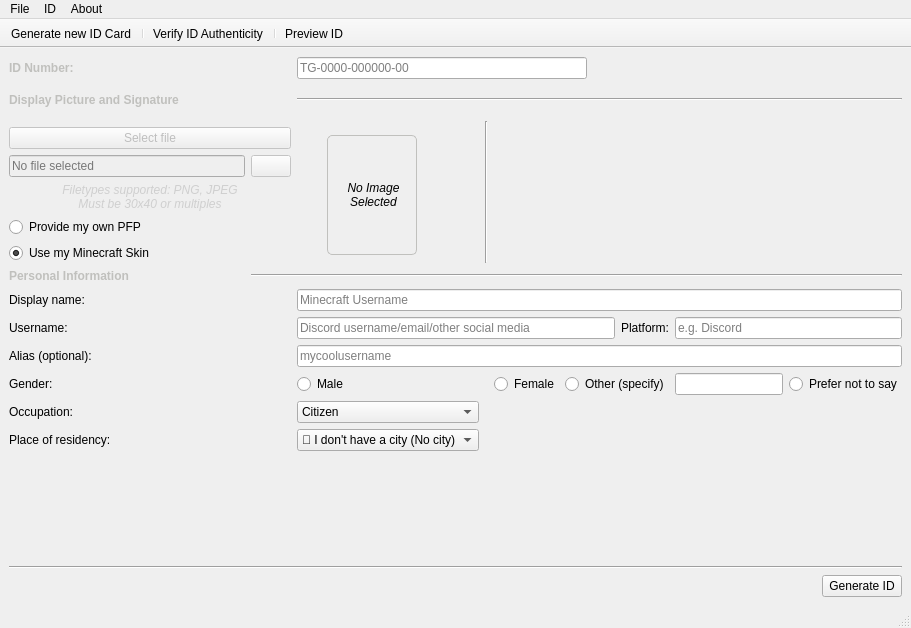
<?xml version="1.0" encoding="UTF-8"?>
<ui version="4.0">
 <class>MainWindow</class>
 <widget class="QMainWindow" name="MainWindow">
  <property name="geometry">
   <rect>
    <x>0</x>
    <y>0</y>
    <width>911</width>
    <height>628</height>
   </rect>
  </property>
  <property name="windowTitle">
   <string>Taiga ID Generator</string>
  </property>
  <property name="styleSheet">
   <string notr="true"/>
  </property>
  <widget class="QWidget" name="centralwidget">
   <layout class="QGridLayout" name="gridLayout">
    <item row="9" column="2" colspan="12">
     <widget class="QLineEdit" name="displayName">
      <property name="placeholderText">
       <string>Minecraft Username</string>
      </property>
     </widget>
    </item>
    <item row="8" column="1" colspan="13">
     <widget class="Line" name="line_2">
      <property name="orientation">
       <enum>Qt::Orientation::Horizontal</enum>
      </property>
     </widget>
    </item>
    <item row="13" column="0">
     <widget class="QLabel" name="label_10">
      <property name="text">
       <string>Occupation:</string>
      </property>
     </widget>
    </item>
    <item row="12" column="0">
     <widget class="QLabel" name="label_9">
      <property name="text">
       <string>Gender:</string>
      </property>
     </widget>
    </item>
    <item row="10" column="0">
     <widget class="QLabel" name="label_8">
      <property name="toolTip">
       <string>It can be anything that identifies you (e.g.: your Discord username)</string>
      </property>
      <property name="text">
       <string>Username:</string>
      </property>
     </widget>
    </item>
    <item row="10" column="7" colspan="2">
     <widget class="QLabel" name="label_3">
      <property name="text">
       <string>&lt;html&gt;&lt;head/&gt;&lt;body&gt;&lt;p align=&quot;right&quot;&gt;Platform:&lt;/p&gt;&lt;/body&gt;&lt;/html&gt;</string>
      </property>
     </widget>
    </item>
    <item row="17" column="0" colspan="11">
     <spacer name="horizontalSpacer_8">
      <property name="orientation">
       <enum>Qt::Orientation::Horizontal</enum>
      </property>
      <property name="sizeHint" stdset="0">
       <size>
        <width>40</width>
        <height>20</height>
       </size>
      </property>
     </spacer>
    </item>
    <item row="5" column="0" colspan="2">
     <widget class="QLabel" name="label_5">
      <property name="text">
       <string>&lt;html&gt;&lt;head/&gt;&lt;body&gt;&lt;p align=&quot;center&quot;&gt;&lt;span style=&quot; font-size:9pt; font-style:italic; color:#cfcfcf;&quot;&gt;Filetypes supported: PNG, JPEG&lt;br/&gt;Must be 30x40 or multiples&lt;/span&gt;&lt;/p&gt;&lt;/body&gt;&lt;/html&gt;</string>
      </property>
     </widget>
    </item>
    <item row="4" column="1">
     <widget class="QPushButton" name="reloadPreviewImage">
      <property name="enabled">
       <bool>false</bool>
      </property>
      <property name="text">
       <string/>
      </property>
      <property name="icon">
       <iconset theme="view-refresh"/>
      </property>
     </widget>
    </item>
    <item row="10" column="2" colspan="5">
     <widget class="QLineEdit" name="usernameContact">
      <property name="placeholderText">
       <string>Discord username/email/other social media</string>
      </property>
     </widget>
    </item>
    <item row="7" column="0">
     <widget class="QRadioButton" name="radioButton_2">
      <property name="toolTip">
       <string>Automatically fetches a render of your skin from NameMC and uses that as your PFP</string>
      </property>
      <property name="text">
       <string>Use my Minecraft Skin</string>
      </property>
      <property name="checked">
       <bool>true</bool>
      </property>
     </widget>
    </item>
    <item row="14" column="4" colspan="10">
     <spacer name="horizontalSpacer_7">
      <property name="orientation">
       <enum>Qt::Orientation::Horizontal</enum>
      </property>
      <property name="sizeHint" stdset="0">
       <size>
        <width>40</width>
        <height>20</height>
       </size>
      </property>
     </spacer>
    </item>
    <item row="2" column="3" rowspan="6">
     <widget class="Line" name="line_4">
      <property name="orientation">
       <enum>Qt::Orientation::Vertical</enum>
      </property>
     </widget>
    </item>
    <item row="14" column="2">
     <widget class="QComboBox" name="residencyCombobox">
      <item>
       <property name="text">
        <string>🐗 I don't have a city (No city)</string>
       </property>
      </item>
      <item>
       <property name="text">
        <string>🌹 Scarlet City</string>
       </property>
      </item>
      <item>
       <property name="text">
        <string>🍓 Sweet Berry City</string>
       </property>
      </item>
      <item>
       <property name="text">
        <string>🍁 Toronto</string>
       </property>
      </item>
      <item>
       <property name="text">
        <string>🌱 Podzol Port</string>
       </property>
      </item>
      <item>
       <property name="text">
        <string>🎰 Las Vegas</string>
       </property>
      </item>
      <item>
       <property name="text">
        <string>🦊 Fox Town</string>
       </property>
      </item>
      <item>
       <property name="text">
        <string>🌲 Spruce Sea Port</string>
       </property>
      </item>
      <item>
       <property name="text">
        <string>🚶Walking City</string>
       </property>
      </item>
      <item>
       <property name="text">
        <string>🏞️ Summitstead</string>
       </property>
      </item>
      <item>
       <property name="text">
        <string>🐍 Latveria</string>
       </property>
      </item>
      <item>
       <property name="text">
        <string>🍷 Kirtown</string>
       </property>
      </item>
      <item>
       <property name="text">
        <string>❄️ Snowtown</string>
       </property>
      </item>
      <item>
       <property name="text">
        <string>🐜 Fort Ant</string>
       </property>
      </item>
      <item>
       <property name="text">
        <string>🪦 Midtown</string>
       </property>
      </item>
     </widget>
    </item>
    <item row="9" column="0">
     <widget class="QLabel" name="label_7">
      <property name="toolTip">
       <string>Your Minecraft username</string>
      </property>
      <property name="text">
       <string>Display name:</string>
      </property>
     </widget>
    </item>
    <item row="0" column="2" colspan="4">
     <widget class="QLineEdit" name="idNumber">
      <property name="placeholderText">
       <string>TG-0000-000000-00</string>
      </property>
     </widget>
    </item>
    <item row="15" column="0" colspan="14">
     <spacer name="verticalSpacer">
      <property name="orientation">
       <enum>Qt::Orientation::Vertical</enum>
      </property>
      <property name="sizeHint" stdset="0">
       <size>
        <width>20</width>
        <height>40</height>
       </size>
      </property>
     </spacer>
    </item>
    <item row="12" column="2">
     <widget class="QRadioButton" name="maleRadioButton">
      <property name="text">
       <string>Male</string>
      </property>
     </widget>
    </item>
    <item row="4" column="0">
     <widget class="QLineEdit" name="fileSelectedIndicator">
      <property name="enabled">
       <bool>false</bool>
      </property>
      <property name="placeholderText">
       <string>No file selected</string>
      </property>
      <property name="clearButtonEnabled">
       <bool>true</bool>
      </property>
     </widget>
    </item>
    <item row="6" column="0">
     <widget class="QRadioButton" name="radioButton">
      <property name="text">
       <string>Provide my own PFP</string>
      </property>
     </widget>
    </item>
    <item row="12" column="12" colspan="2">
     <widget class="QRadioButton" name="preferNotSayRadioButton">
      <property name="text">
       <string>Prefer not to say</string>
      </property>
     </widget>
    </item>
    <item row="0" column="6" colspan="8">
     <spacer name="horizontalSpacer_2">
      <property name="orientation">
       <enum>Qt::Orientation::Horizontal</enum>
      </property>
      <property name="sizeHint" stdset="0">
       <size>
        <width>40</width>
        <height>20</height>
       </size>
      </property>
     </spacer>
    </item>
    <item row="16" column="0" colspan="14">
     <widget class="Line" name="line_3">
      <property name="orientation">
       <enum>Qt::Orientation::Horizontal</enum>
      </property>
     </widget>
    </item>
    <item row="8" column="0">
     <widget class="QLabel" name="label">
      <property name="text">
       <string>&lt;html&gt;&lt;head/&gt;&lt;body&gt;&lt;p&gt;&lt;span style=&quot; font-weight:700; color:#c0c0bd;&quot;&gt;Personal Information&lt;/span&gt;&lt;/p&gt;&lt;/body&gt;&lt;/html&gt;</string>
      </property>
     </widget>
    </item>
    <item row="12" column="5" colspan="4">
     <widget class="QRadioButton" name="otherGenderRadioButton">
      <property name="text">
       <string>Other (specify)</string>
      </property>
     </widget>
    </item>
    <item row="2" column="4" rowspan="6" colspan="10">
     <spacer name="horizontalSpacer">
      <property name="orientation">
       <enum>Qt::Orientation::Horizontal</enum>
      </property>
      <property name="sizeHint" stdset="0">
       <size>
        <width>40</width>
        <height>20</height>
       </size>
      </property>
     </spacer>
    </item>
    <item row="1" column="2" colspan="12">
     <widget class="Line" name="line">
      <property name="orientation">
       <enum>Qt::Orientation::Horizontal</enum>
      </property>
     </widget>
    </item>
    <item row="3" column="2" rowspan="5">
     <widget class="QLabel" name="displayPictureDisplay">
      <property name="minimumSize">
       <size>
        <width>120</width>
        <height>120</height>
       </size>
      </property>
      <property name="maximumSize">
       <size>
        <width>120</width>
        <height>120</height>
       </size>
      </property>
      <property name="styleSheet">
       <string notr="true">border-style: solid;
border-width: 1px;
border-radius: 5px;
border-color: #c0c0bd;
margin-left: 30px</string>
      </property>
      <property name="frameShape">
       <enum>QFrame::Shape::NoFrame</enum>
      </property>
      <property name="frameShadow">
       <enum>QFrame::Shadow::Raised</enum>
      </property>
      <property name="text">
       <string>&lt;html&gt;&lt;head/&gt;&lt;body&gt;&lt;p align=&quot;center&quot;&gt;&lt;span style=&quot; font-style:italic;&quot;&gt;No Image Selected&lt;/span&gt;&lt;/p&gt;&lt;/body&gt;&lt;/html&gt;</string>
      </property>
      <property name="scaledContents">
       <bool>true</bool>
      </property>
      <property name="wordWrap">
       <bool>true</bool>
      </property>
     </widget>
    </item>
    <item row="17" column="13">
     <widget class="QPushButton" name="generateButton">
      <property name="statusTip">
       <string>Generate ID</string>
      </property>
      <property name="text">
       <string>Generate ID</string>
      </property>
      <property name="icon">
       <iconset theme="checkbox"/>
      </property>
     </widget>
    </item>
    <item row="14" column="0">
     <widget class="QLabel" name="label_11">
      <property name="text">
       <string>Place of residency:</string>
      </property>
     </widget>
    </item>
    <item row="12" column="9" colspan="3">
     <widget class="QLineEdit" name="genderOther"/>
    </item>
    <item row="12" column="4">
     <widget class="QRadioButton" name="femaleRadioButton">
      <property name="text">
       <string>Female</string>
      </property>
     </widget>
    </item>
    <item row="13" column="2">
     <widget class="QComboBox" name="occupationCombobox">
      <item>
       <property name="text">
        <string>Citizen</string>
       </property>
      </item>
      <item>
       <property name="text">
        <string>Police</string>
       </property>
      </item>
      <item>
       <property name="text">
        <string>Army</string>
       </property>
      </item>
      <item>
       <property name="text">
        <string>Judge</string>
       </property>
      </item>
     </widget>
    </item>
    <item row="0" column="0">
     <widget class="QLabel" name="label_6">
      <property name="text">
       <string>&lt;html&gt;&lt;head/&gt;&lt;body&gt;&lt;p&gt;&lt;span style=&quot; font-weight:700; color:#c0c0bd;&quot;&gt;ID Number:&lt;/span&gt;&lt;/p&gt;&lt;/body&gt;&lt;/html&gt;</string>
      </property>
     </widget>
    </item>
    <item row="3" column="0" colspan="2">
     <widget class="QPushButton" name="selectFileButton">
      <property name="enabled">
       <bool>false</bool>
      </property>
      <property name="minimumSize">
       <size>
        <width>140</width>
        <height>0</height>
       </size>
      </property>
      <property name="maximumSize">
       <size>
        <width>1400</width>
        <height>16777215</height>
       </size>
      </property>
      <property name="text">
       <string>Select file</string>
      </property>
      <property name="icon">
       <iconset theme="document-open"/>
      </property>
     </widget>
    </item>
    <item row="1" column="0" colspan="2">
     <widget class="QLabel" name="label_2">
      <property name="minimumSize">
       <size>
        <width>0</width>
        <height>30</height>
       </size>
      </property>
      <property name="maximumSize">
       <size>
        <width>200</width>
        <height>16777215</height>
       </size>
      </property>
      <property name="text">
       <string>&lt;html&gt;&lt;head/&gt;&lt;body&gt;&lt;p&gt;&lt;span style=&quot; font-weight:700; color:#c0c0bd;&quot;&gt;Display Picture and Signature&lt;/span&gt;&lt;/p&gt;&lt;/body&gt;&lt;/html&gt;</string>
      </property>
     </widget>
    </item>
    <item row="13" column="4" colspan="10">
     <spacer name="horizontalSpacer_6">
      <property name="orientation">
       <enum>Qt::Orientation::Horizontal</enum>
      </property>
      <property name="sizeHint" stdset="0">
       <size>
        <width>40</width>
        <height>20</height>
       </size>
      </property>
     </spacer>
    </item>
    <item row="11" column="0">
     <widget class="QLabel" name="label_4">
      <property name="text">
       <string>Alias (optional):</string>
      </property>
     </widget>
    </item>
    <item row="11" column="2" colspan="12">
     <widget class="QLineEdit" name="aliasOptional">
      <property name="placeholderText">
       <string>mycoolusername</string>
      </property>
     </widget>
    </item>
    <item row="10" column="9" colspan="5">
     <widget class="QLineEdit" name="platformContact">
      <property name="placeholderText">
       <string>e.g. Discord</string>
      </property>
     </widget>
    </item>
   </layout>
  </widget>
  <widget class="QMenuBar" name="menubar">
   <property name="geometry">
    <rect>
     <x>0</x>
     <y>0</y>
     <width>911</width>
     <height>30</height>
    </rect>
   </property>
   <widget class="QMenu" name="menuFile">
    <property name="title">
     <string>File</string>
    </property>
    <addaction name="actionPreviewID"/>
    <addaction name="separator"/>
    <addaction name="actionClose"/>
   </widget>
   <widget class="QMenu" name="menuID">
    <property name="title">
     <string>ID</string>
    </property>
    <addaction name="actionGenerateNewIDCard"/>
    <addaction name="actionVerifyIDAuthenticity"/>
   </widget>
   <widget class="QMenu" name="menuAbout">
    <property name="title">
     <string>About</string>
    </property>
    <widget class="QMenu" name="menuAboutTaigaIDGenerator">
     <property name="title">
      <string>About Taiga ID Generator</string>
     </property>
     <property name="icon">
      <iconset theme="help-about"/>
     </property>
     <addaction name="actionAboutThisApp"/>
     <addaction name="actionSeeTheProjectSGitHubPage"/>
     <addaction name="actionLearnMoreAboutTheNewTaigaRepublic"/>
    </widget>
    <addaction name="menuAboutTaigaIDGenerator"/>
    <addaction name="actionAboutQt"/>
   </widget>
   <addaction name="menuFile"/>
   <addaction name="menuID"/>
   <addaction name="menuAbout"/>
  </widget>
  <widget class="QStatusBar" name="statusbar"/>
  <widget class="QToolBar" name="toolBar">
   <property name="windowTitle">
    <string>toolBar</string>
   </property>
   <property name="movable">
    <bool>false</bool>
   </property>
   <property name="toolButtonStyle">
    <enum>Qt::ToolButtonStyle::ToolButtonTextBesideIcon</enum>
   </property>
   <property name="floatable">
    <bool>false</bool>
   </property>
   <attribute name="toolBarArea">
    <enum>TopToolBarArea</enum>
   </attribute>
   <attribute name="toolBarBreak">
    <bool>false</bool>
   </attribute>
   <addaction name="actionGenerateNewIDCard"/>
   <addaction name="separator"/>
   <addaction name="actionVerifyIDAuthenticity"/>
   <addaction name="separator"/>
   <addaction name="actionPreviewID"/>
  </widget>
  <action name="actionClose">
   <property name="icon">
    <iconset theme="window-close"/>
   </property>
   <property name="text">
    <string>Close</string>
   </property>
   <property name="statusTip">
    <string>Closes the application</string>
   </property>
  </action>
  <action name="actionGenerateNewIDCard">
   <property name="icon">
    <iconset theme="entry-new"/>
   </property>
   <property name="text">
    <string>Generate new ID Card</string>
   </property>
   <property name="statusTip">
    <string>Clears all fields and allow the creation of a new ID Card</string>
   </property>
  </action>
  <action name="actionVerifyIDAuthenticity">
   <property name="icon">
    <iconset theme="view-certificate"/>
   </property>
   <property name="text">
    <string>Verify ID Authenticity</string>
   </property>
   <property name="statusTip">
    <string>Verifies if an ID Card is authentic and hasn't been tampered with</string>
   </property>
  </action>
  <action name="actionAboutQt">
   <property name="icon">
    <iconset theme="help-about"/>
   </property>
   <property name="text">
    <string>About Qt</string>
   </property>
   <property name="statusTip">
    <string>Learn more about Qt</string>
   </property>
   <property name="menuRole">
    <enum>QAction::MenuRole::AboutQtRole</enum>
   </property>
  </action>
  <action name="actionAboutThisApp">
   <property name="icon">
    <iconset theme="help-about"/>
   </property>
   <property name="text">
    <string>About this app</string>
   </property>
   <property name="statusTip">
    <string>Shows more information about this app</string>
   </property>
  </action>
  <action name="actionSeeTheProjectSGitHubPage">
   <property name="icon">
    <iconset theme="open-link"/>
   </property>
   <property name="text">
    <string>See the project's GitHub page</string>
   </property>
   <property name="statusTip">
    <string>Opens the project's GitHub page in your default browser</string>
   </property>
  </action>
  <action name="actionLearnMoreAboutTheNewTaigaRepublic">
   <property name="icon">
    <iconset theme="open-link"/>
   </property>
   <property name="text">
    <string>Learn more about The New Taiga Republic</string>
   </property>
   <property name="statusTip">
    <string>Opens the INSMP's Wiki entry on The New Taiga Republic on your default browser</string>
   </property>
  </action>
  <action name="actionPreviewID">
   <property name="icon">
    <iconset theme="preview"/>
   </property>
   <property name="text">
    <string>Preview ID</string>
   </property>
   <property name="statusTip">
    <string>Shows a preview of the ID Card before exporting</string>
   </property>
   <property name="menuRole">
    <enum>QAction::MenuRole::NoRole</enum>
   </property>
  </action>
 </widget>
 <resources>
  <include location="../resources.qrc"/>
 </resources>
 <connections/>
</ui>
